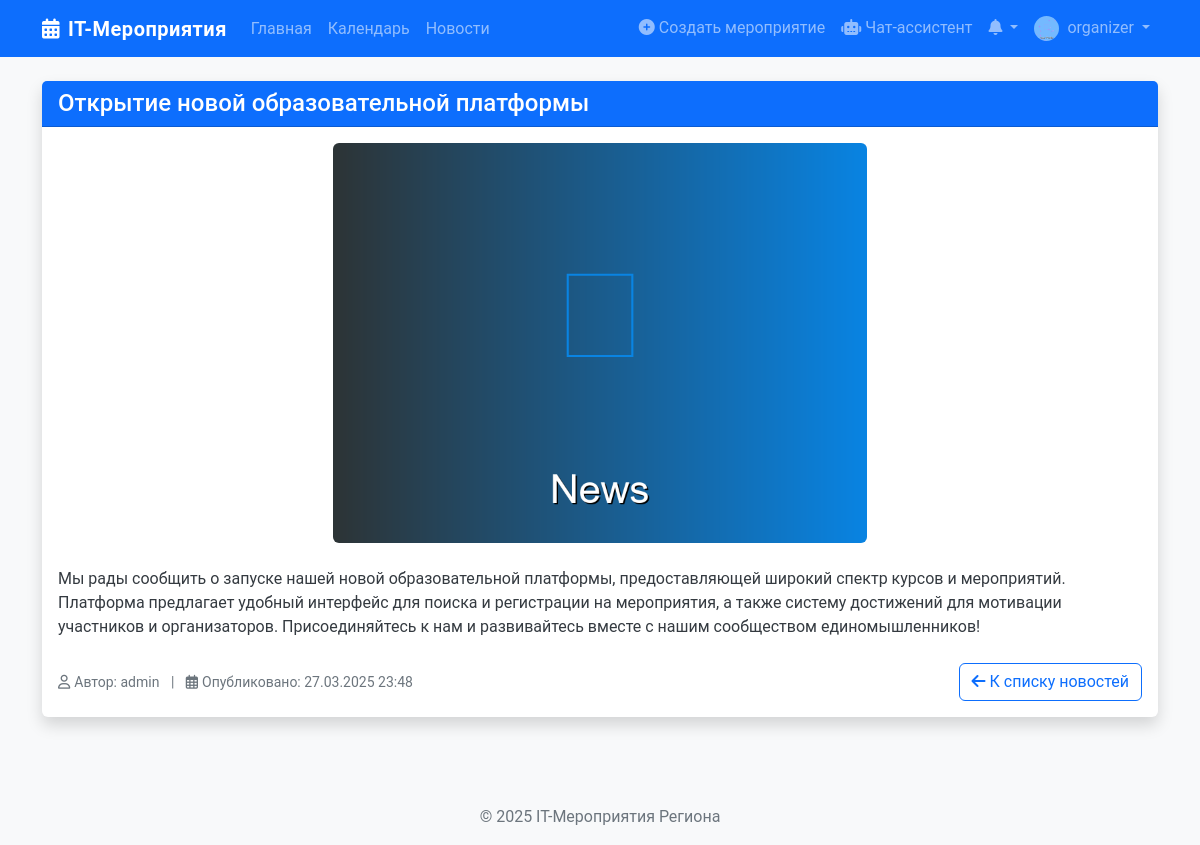
The page /news/1 (signed in) on the database its author committed.
### app/models/user.py (models this page shows, shortened)
class User(db.Model, UserMixin):
    id = db.Column(db.Integer, primary_key=True)
    username = db.Column(db.String(50), unique=True, nullable=False)
    email = db.Column(db.String(120), unique=True, nullable=False)
    password = db.Column(db.String(60), nullable=False)
    role = db.Column(db.String(20), default=UserRole.PARTICIPANT.value)
    profile_image = db.Column(db.String(20), default='default.jpg')
    created_at = db.Column(db.DateTime, default=datetime.utcnow)
    organized_events = db.relationship('Event', back_populates='organizer')
    applications = db.relationship('EventApplication', back_populates='user')
    achievements = db.relationship('Achievement', secondary=user_achievements,
                                   backref=db.backref('users', lazy='dynamic'))
    event_achievements = db.relationship('UserEventAchievement', back_populates='user')
    organizer_achievements = db.relationship('UserOrganizerAchievement', back_populates='user')
    def is_admin(self):
        return self.role == UserRole.ADMIN.value
    def is_organizer(self):
        return self.role == UserRole.ORGANIZER.value or self.role == UserRole.ADMIN.value

### app/models/news.py (models this page shows, shortened)
class News(db.Model):
    id = db.Column(db.Integer, primary_key=True)
    title = db.Column(db.String(100), nullable=False)
    content = db.Column(db.Text, nullable=False)
    image = db.Column(db.String(100), default='default_news.jpg')
    published_at = db.Column(db.DateTime, default=datetime.utcnow)
    updated_at = db.Column(db.DateTime, default=datetime.utcnow, onupdate=datetime.utcnow)
    author_id = db.Column(db.Integer, db.ForeignKey('user.id'), nullable=False)
    author = db.relationship('User', backref='authored_news')
    @property
    def image_file(self):
        return self.image

### app/routes/main.py (the view)
@main.route('/news/<int:news_id>')
def news_detail(news_id):
    news = News.query.get_or_404(news_id)
    return render_template('main/news_detail.html', title=news.title, news=news)

### app/__init__.py (called while the page is built)
@login_manager.user_loader
def load_user(user_id):
    return User.query.get(int(user_id))

### app/templates/main/news_detail.html
{% extends "layout/base.html" %}
{% block content %}
    <div class="card shadow">
        <div class="card-header bg-primary text-white">
            <h4 class="mb-0">{{ news.title }}</h4>
        </div>
        <div class="card-body">
            {% if news.image_file %}
                <div class="text-center mb-4">
                    <img src="{{ url_for('static', filename='img/news_images/' + news.image_file) }}"
                         class="img-fluid rounded" style="max-height: 400px" alt="{{ news.title }}">
                </div>
            {% endif %}
            <div class="news-content mb-4">
                {{ news.content|safe }}
            </div>
            <div class="d-flex justify-content-between align-items-center">
                <div class="text-muted">
                    <small>
                        <i class="far fa-user me-1"></i>Автор: {{ news.author.username }}
                        <span class="mx-2">|</span>
                        <i class="far fa-calendar-alt me-1"></i>Опубликовано: {{ news.published_at.strftime('%d.%m.%Y %H:%M') }}
                    </small>
                </div>
                <a href="{{ url_for('main.news_list') }}" class="btn btn-outline-primary">
                    <i class="fas fa-arrow-left me-1"></i>К списку новостей
                </a>
            </div>
        </div>
    </div>
{% endblock %}

### app/templates/layout/base.html (shortened to what this page needs)
<!DOCTYPE html>
<html lang="ru">
<head>
    <link href="https://cdn.jsdelivr.net/npm/bootstrap@5.2.3/dist/css/bootstrap.min.css" rel="stylesheet">
    <link rel="stylesheet" href="https://cdnjs.cloudflare.com/ajax/libs/font-awesome/6.1.1/css/all.min.css">
    <link rel="stylesheet" href="{{ url_for('static', filename='css/main.css') }}">
</head>
<body>
    <nav class="navbar navbar-expand-lg navbar-dark bg-primary sticky-top">
        <div class="container">
            <a class="navbar-brand" href="{{ url_for('main.index') }}">
                <i class="fas fa-calendar-alt me-2"></i>IT-Мероприятия
            </a>
            <div class="collapse navbar-collapse" id="navbarNavAltMarkup">
                <div class="navbar-nav">
                    <a class="nav-link" href="{{ url_for('main.index') }}">Главная</a>
                    <a class="nav-link" href="{{ url_for('main.calendar_view') }}">Календарь</a>
                    <a class="nav-link" href="{{ url_for('main.news_list') }}">Новости</a>
                </div>
                <div class="navbar-nav ms-auto">
                    {% if current_user.is_authenticated %}
                        {% if current_user.is_organizer() %}
                            <a class="nav-link" href="{{ url_for('events.create_event') }}">
                                <i class="fas fa-plus-circle me-1"></i>Создать мероприятие
                            </a>
                        {% endif %}
                        {% if current_user.is_admin() or current_user.is_organizer() %}
                            <a class="nav-link" href="{{ url_for('chatbot.chatbot_page') }}">
                                <i class="fas fa-robot me-1"></i>Чат-ассистент
                            </a>
                        {% endif %}
                        <div class="nav-item dropdown">
                            <a class="nav-link dropdown-toggle position-relative" href="#" id="notificationsDropdown" role="button" data-bs-toggle="dropdown">
                                <i class="fas fa-bell"></i>
                            </a>
                        </div>
                        <div class="nav-item dropdown">
                            <a class="nav-link dropdown-toggle" href="#" id="userDropdown" role="button" data-bs-toggle="dropdown">
                                <img src="{{ url_for('static', filename='img/profile_pics/' + current_user.profile_image) }}" alt="Аватар" class="rounded-circle me-1" style="width: 25px; height: 25px;">
                                {{ current_user.username }}
                            </a>
                        </div>
                    {% else %}
                        <a class="nav-link" href="{{ url_for('auth.login') }}">Вход</a>
                        <a class="nav-link" href="{{ url_for('auth.register') }}">Регистрация</a>
                    {% endif %}
                </div>
            </div>
        </div>
    </nav>
    <main class="container my-4">
        {% block content %}{% endblock %}
    </main>
    <footer class="footer bg-light py-3 mt-5">
        <div class="container text-center">
            <span class="text-muted">© 2025 IT-Мероприятия Региона</span>
        </div>
    </footer>
</body>
</html>

### app/static/css/main.css (style rules this page uses)
body { font-family: 'Roboto', sans-serif; background-color: #f8f9fa; color: #343a40; min-height: 100vh; display: flex; flex-direction: column; }
main { flex: 1; }
.footer { margin-top: auto; }
.navbar-brand { font-weight: 700; letter-spacing: 0.5px; }
.card { border: none; transition: transform 0.3s, box-shadow 0.3s; }
.card-header { font-weight: 600; }

### rows shown on the page
User: profile_image (placeholder picture), username "organizer"
News: title "Открытие новой образовательной платформы", image (placeholder picture), content "Мы рады сообщить о запуске нашей новой образовательной платформы, предоставляющей широкий спектр курсов и мероприятий. Платформа предлагает удобный интерфейс для поиска и регистрации на мероприятия, а также систему достижений для мотивации участников и организаторов. Присоединяйтесь к нам и развивайтесь вместе с нашим сообществом единомышленников!", published_at "27.03.2025 23:48"
User: author.username "admin"
